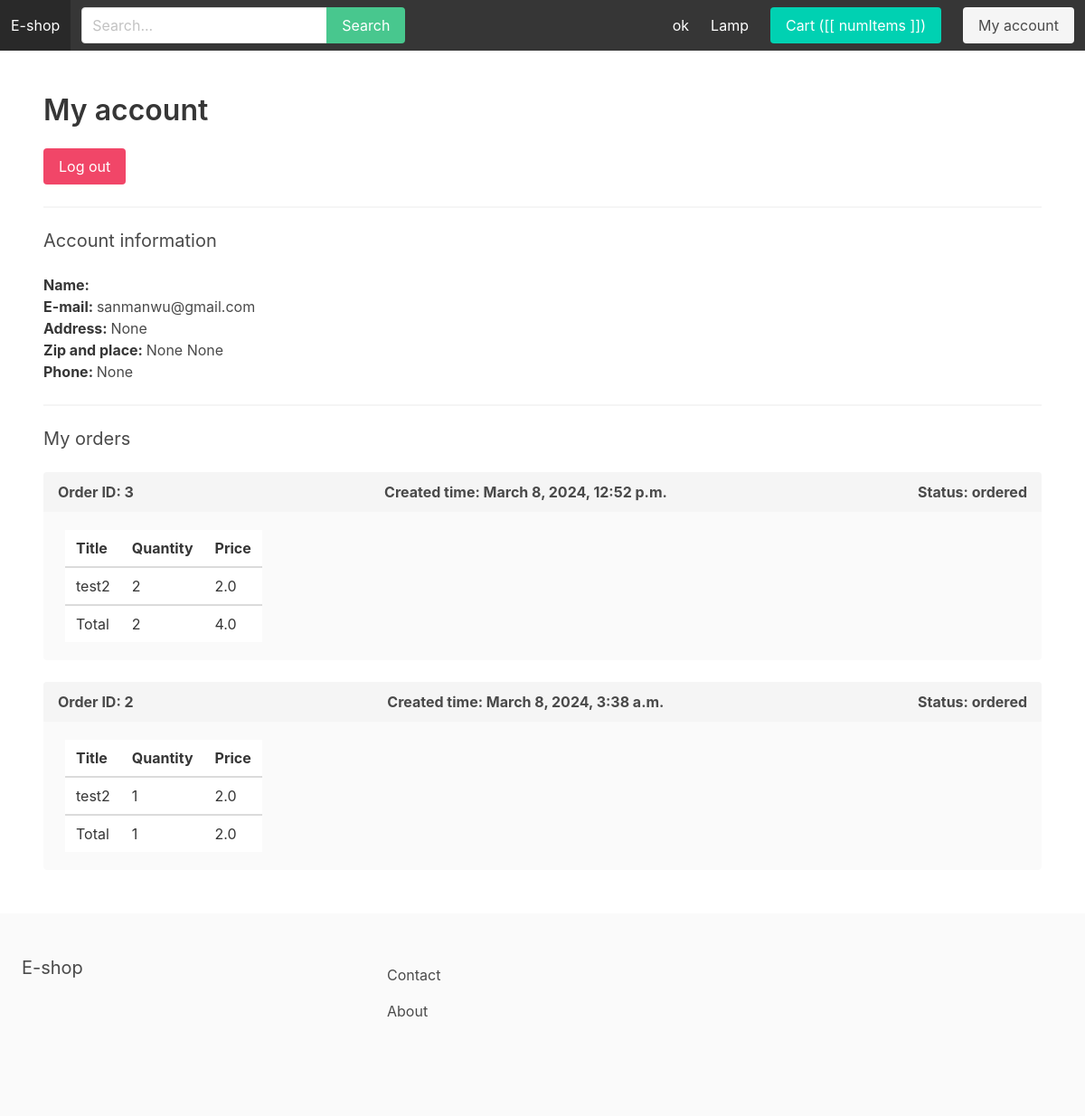
The app's page /myaccount/ (signed in), older data.
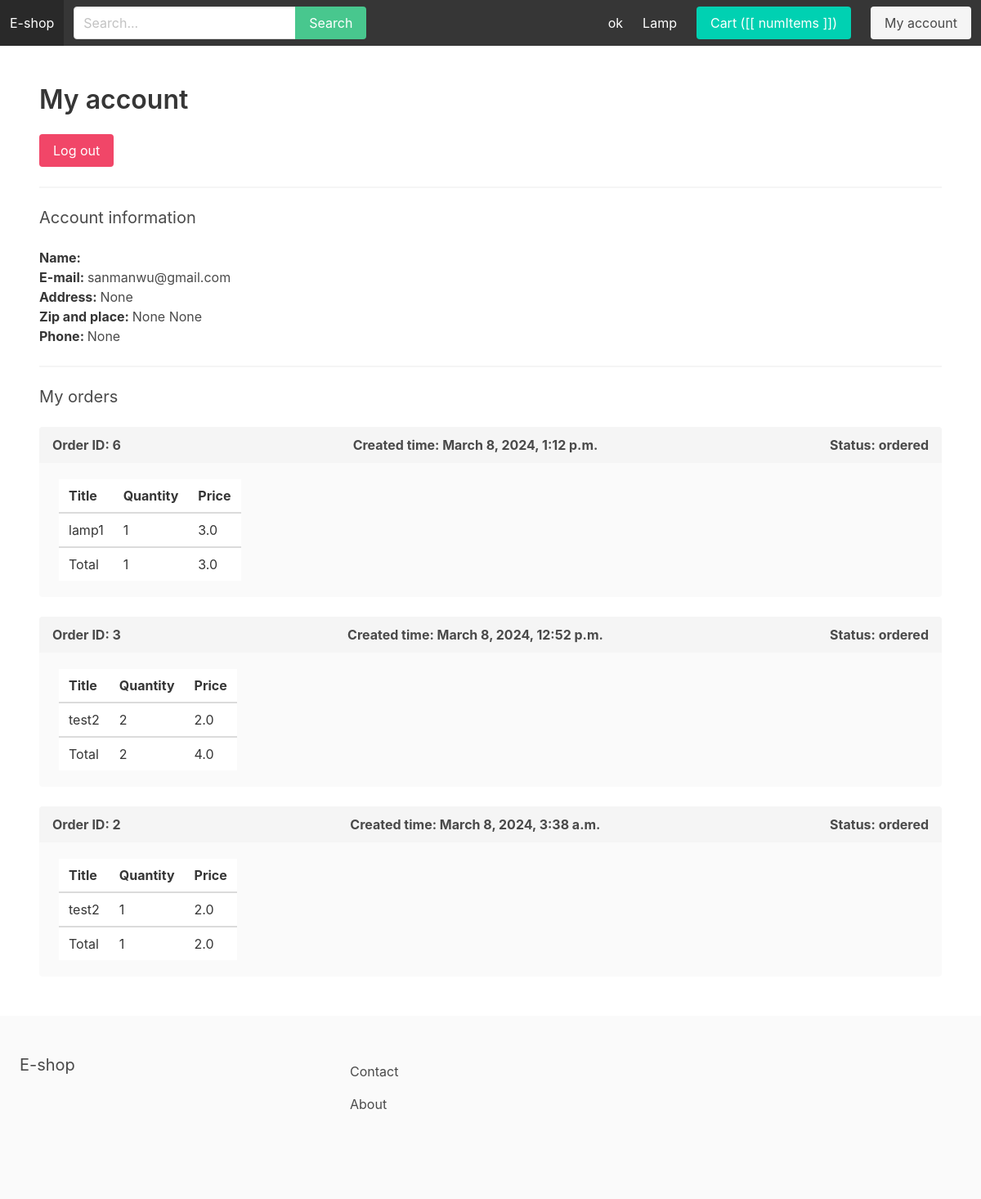
The same page, newer data.
### apps/store/models.py (models this page shows, shortened)
class Category(models.Model):
    title = models.CharField(max_length=255)
    slug = models.SlugField(max_length=255)
    ordering = models.IntegerField(default=0)
    class Meta:
        verbose_name_plural = 'Categories'
        ordering = ('ordering',)

class Product(models.Model):
    category = models.ForeignKey(Category, related_name='products', on_delete=models.CASCADE)
    title = models.CharField(max_length=255)
    slug = models.SlugField(max_length=255)
    description = models.TextField(blank=True, null=True)
    price = models.FloatField()
    num_available = models.IntegerField(default=1)
    num_visits = models.IntegerField(default=0)
    last_visit = models.DateTimeField(blank=True, null=True)
    image = models.ImageField(upload_to='uploads/', blank=True, null=True)
    thumbnail = models.ImageField(upload_to='uploads/', blank=True, null=True)
    date_added = models.DateTimeField(auto_now_add=True)
    class Meta:
        ordering = ('-date_added',)
    """def save(self, *args, **kwargs):
        self.thumbnail = self.make_thumbnail(self.image)

        super().save(*args, **kwargs)"""

### apps/order/models.py (models this page shows, shortened)
class Order(models.Model):
    ORDERED = 'ordered'
    SHIPPED = 'shipped'
    ARRIVED = 'arrived'
    STATUS_CHOICES = (
        (ORDERED, 'Ordered'),
        (SHIPPED, 'Shipped'),
        (ARRIVED, 'Arrived')
    )
    user = models.ForeignKey(User, related_name='orders', on_delete=models.SET_NULL, blank=True, null=True)
    first_name = models.CharField(max_length=100)
    last_name = models.CharField(max_length=100)
    email = models.CharField(max_length=100)
    address = models.CharField(max_length=100)
    zipcode = models.CharField(max_length=100)
    place = models.CharField(max_length=100)
    phone = models.CharField(max_length=100)
    created_at = models.DateTimeField(auto_now_add=True)
    paid = models.BooleanField(default=False)
    paid_amount = models.FloatField(blank=True, null=True)
    payment_intent = models.CharField(max_length=255)
    shipped_date = models.DateTimeField(blank=True, null=True)
    status = models.CharField(max_length=20, choices=STATUS_CHOICES, default=ORDERED)
    def get_total_quantity(self):
        return sum(int(item.quantity) for item in self.items.all())

class OrderItem(models.Model):
    order = models.ForeignKey(Order, related_name='items', on_delete=models.CASCADE)
    product = models.ForeignKey(Product, related_name='items', on_delete=models.DO_NOTHING)
    price = models.FloatField()
    quantity = models.IntegerField(default=1)

### apps/userprofile/views.py (the view)
# urls.py: path('myaccount/', myaccount, name='myaccount'),
@login_required
def myaccount(request):
    return render(request, 'myaccount.html')

### apps/cart/cart.py (called while the page is built)
    def __iter__(self):
        product_ids = self.cart.keys()
        product_clean_ids = []
        for p in product_ids:
            product_clean_ids.append(p)
            self.cart[str(p)]['product'] = Product.objects.get(pk=p)
        for item in self.cart.values():
            item['total_price'] = float(item['price']) * int(item['quantity'])
            yield item

    def get_total_length(self):
        return sum(int(item['quantity']) for item in self.cart.values())

    def get_total_cost(self):
        return sum(float(item['total_price']) for item in self)

### apps/cart/context_processors.py (called while the page is built)
def cart(request):
    return {'cart': Cart(request)}

### apps/store/context_processors.py (called while the page is built)
def menu_categories(request):
    categories = Category.objects.all()
    return {'menu_categories': categories}

### apps/userprofile/templates/myaccount.html
{% extends 'base.html' %}
{% block content %}
    <h1 class="title">My account</h1>
    <a href="{% url 'logout' %}" class="button is-danger">Log out</a>
    <hr>
    <h2 class="subtitle">Account information</h2>
    <p><strong>Name: </strong>{{ request.user.get_full_name }}</p>
    <p><strong>E-mail: </strong>{{ request.user.email }}</p>
    <p><strong>Address: </strong>{{ request.user.userprofile.address }}</p>
    <p><strong>Zip and place: </strong>{{ request.user.userprofile.zipcode }} {{ request.user.userprofile.place }}</p>
    <p><strong>Phone: </strong>{{ request.user.userprofile.phone }}</p>
    <hr>
    <h2 class="subtitle">My orders</h2>
    {% for order in request.user.orders.all|dictsortreversed:"created_at" %}
        <article class="message is-light">
            <div class="message-header">
                <p>Order ID: {{ order.id }}</p>
                <p>Created time: {{ order.created_at }}</p>
                <p><strong>Status: </strong>{{ order.status }}</p>
            </div>
            <div class="message-body">
                <table class="table"> {% comment %}本来table后面还有 is-striped is-fullwidth{% endcomment %}
                    <thead>
                        <tr>
                            <th>Title</th>
                            <th>Quantity</th>
                            <th>Price</th>
                        </tr>
                    </thead>
                    <tbody>
                        {% for item in order.items.all %}
                            <tr>
                                <td>{{ item.product.title }}</td>
                                <td>{{ item.quantity }}</td>
                                <td>{{ item.price }}</td>
                            </tr>
                        {% endfor %}
                    </tbody>
                    <tfoot>
                        <tr>
                            <td>Total</td>
                            <td>{{ order.get_total_quantity }}</td>
                            <td>{{ order.paid_amount }}</td>
                        </tr>
                    </tfoot>
                </table>
            </div>
        </article>
    {% empty %}
        <p>You don't have any order yet...</p>
    {% endfor %}
{% endblock %}

### apps/core/templates/base.html (shortened to what this page needs)
{% load static %}
<!DOCTYPE html>
<html>
	<head>
		<link rel="stylesheet" href="https://cdn.jsdelivr.net/npm/bulma@0.9.0/css/bulma.min.css">
		<link rel="stylesheet" href="{% static 'main.css' %}">
	</head>
	<body>
		<nav class="navbar is-dark" id="navbarapp">
			<div class="navbar-brand">
				<a class="navbar-item" href="{% url 'frontpage' %}">E-shop</a>
			</div>
			<div id="main-navbar" class="navbar-menu" :class="{ 'is-active': menuClass }">
				<div class="navbar-start">
					<div class="navbar-item">
						<form method="get" action="{% url 'search' %}">
							<div class="field has-addons">
								<div class="control">
									<input type="text" class="input" placeholder="Search..." name="query">
								</div>
								<div class="control">
									<button class="button is-success">Search</button>
								</div>
							</div>
						</form>
					</div>
				</div>
				<div class="navbar-end">
					{% for category in menu_categories %}
						{% if not category.children.all %}
                        	<a href="{% url 'category_detail' category.slug %}" class="navbar-item">{{ category.title }}</a>
						{% endif %}
					{% endfor %}
					<div class="navbar-item">
						<a href="{% url 'cart' %}" class="button is-primary">Cart ([[ numItems ]])</a>
					</div>
					{% if request.user.is_authenticated %}
						<div class="navbar-item">
							<a href="{% url 'myaccount' %}" class="button is-light">My account</a>
						</div>
					{% endif %}
				</div>
			</div>
		</nav>
		<section class="section">
			{% block content %}
            {% endblock %}
		</section>
		<footer class="footer">
			<div class="columns">
				<div class="column is-4">
					<h2 class="subtitle">E-shop</h2>
				</div>
				<div class="column is-8">
					<a href="{% url 'contact' %}" class="navbar-item">Contact</a>
					<a href="{% url 'about' %}" class="navbar-item">About</a>
				</div>
			</div>
		</footer>
	</body>
</html>

Row changes from the older to the newer data that the page shows:
added Order: id "6", created_at "March 8, 2024, 1:12 p.m.", status "ordered", get_total_quantity "1", paid_amount "3.0"
added OrderItem: product "lamp1", quantity "1", price "3.0", shown under "6"
